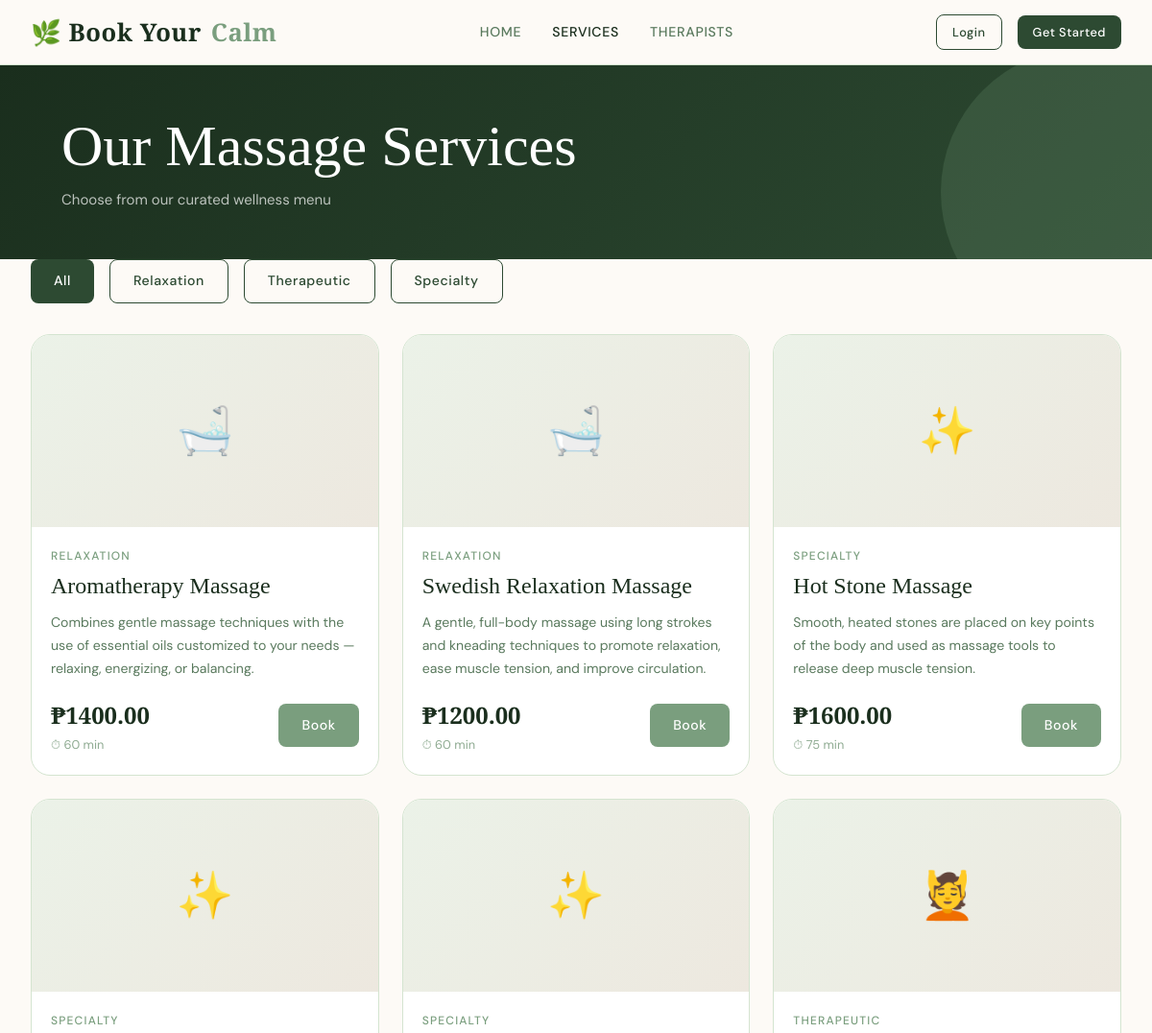
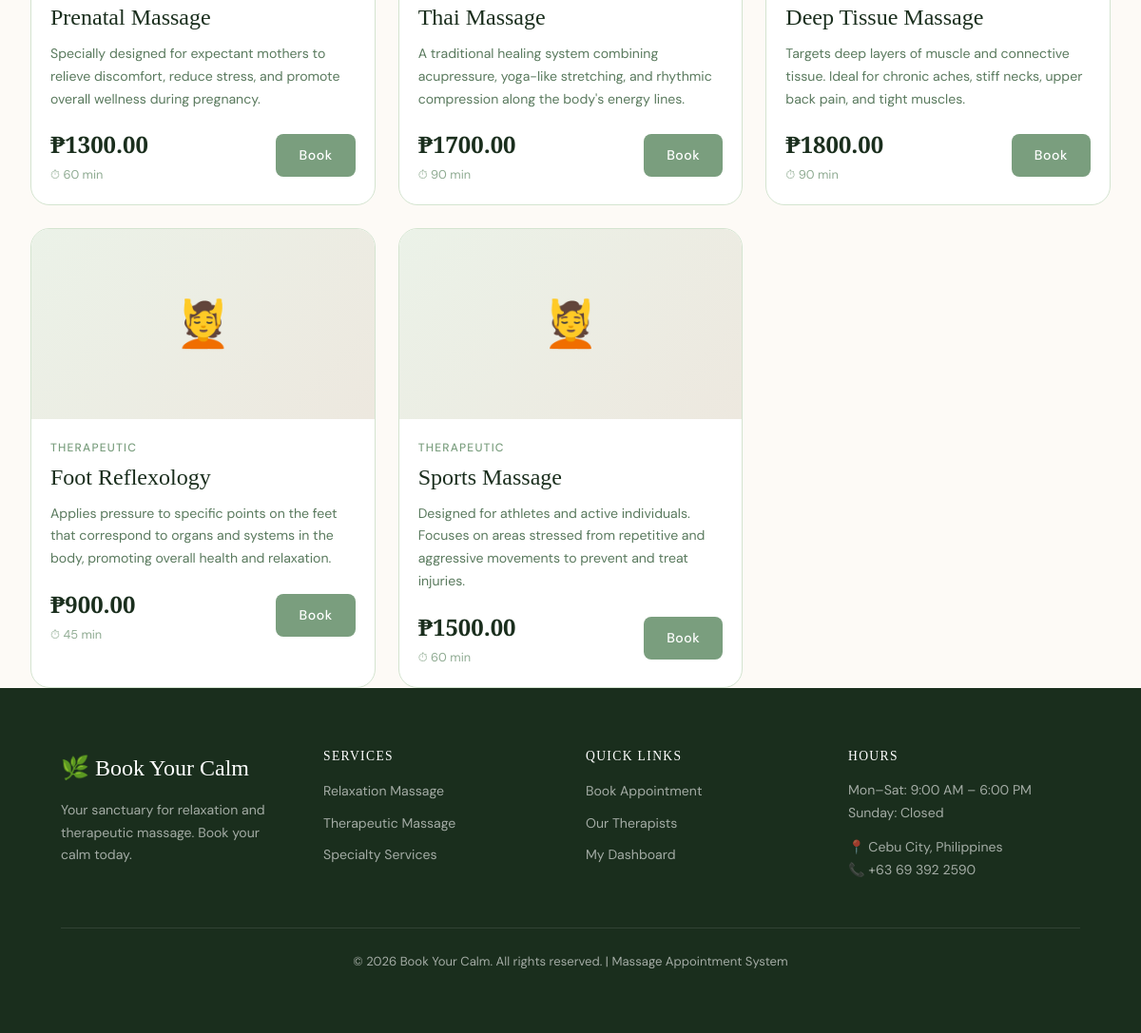
Page /services/ on the committed database (2 pictures, top to bottom).
### appointments/models.py (models this page shows, shortened)
class MassageService(models.Model):
    CATEGORY_CHOICES = [
        ('relaxation', 'Relaxation'),
        ('therapeutic', 'Therapeutic'),
        ('specialty', 'Specialty'),
    ]
    name = models.CharField(max_length=100)
    description = models.TextField()
    duration_minutes = models.PositiveIntegerField()
    price = models.DecimalField(max_digits=8, decimal_places=2)
    category = models.CharField(max_length=20, choices=CATEGORY_CHOICES, default='relaxation')
    image = models.ImageField(upload_to='services/', null=True, blank=True)
    is_active = models.BooleanField(default=True)
    created_at = models.DateTimeField(auto_now_add=True)
    class Meta:
        ordering = ['category', 'name']

### appointments/views.py (the view)
# urls.py: path('services/', views.services_list, name='services'),
def services_list(request):
    category = request.GET.get('category', '')
    services = MassageService.objects.filter(is_active=True)
    if category:
        services = services.filter(category=category)
    return render(request, 'appointments/services.html', {'services': services, 'selected_category': category})

### appointments/context_processors.py (called while the page is built)
def today_date(request):
    return {'today': datetime.date.today()}

### templates/appointments/services.html (shortened to what this page needs)
{% extends 'appointments/base.html' %}
{% block content %}
<div class="page-header">
  <h1>Our Massage Services</h1>
  <p>Choose from our curated wellness menu</p>
</div>
<div class="container section">
  <div style="display:flex; gap:1rem; margin-bottom:2rem; flex-wrap:wrap;">
    <a href="/services/" class="btn {% if not selected_category %}btn-primary{% else %}btn-outline{% endif %}">All</a>
    <a href="/services/?category=relaxation" class="btn {% if selected_category == 'relaxation' %}btn-primary{% else %}btn-outline{% endif %}">Relaxation</a>
    <a href="/services/?category=therapeutic" class="btn {% if selected_category == 'therapeutic' %}btn-primary{% else %}btn-outline{% endif %}">Therapeutic</a>
    <a href="/services/?category=specialty" class="btn {% if selected_category == 'specialty' %}btn-primary{% else %}btn-outline{% endif %}">Specialty</a>
  </div>
  <div class="service-grid">
    {% for service in services %}
    <div class="service-card">
      <div class="service-card-img">
        {% if service.category == 'relaxation' %}🛁{% elif service.category == 'therapeutic' %}💆{% else %}✨{% endif %}
      </div>
      <div class="service-card-body">
        <div class="service-card-category">{{ service.get_category_display }}</div>
        <h3 style="margin:0.25rem 0 0.75rem;">{{ service.name }}</h3>
        <p style="font-size:0.88rem; color:var(--text-secondary); margin-bottom:1rem;">{{ service.description }}</p>
        <div style="display:flex; justify-content:space-between; align-items:center;">
          <div>
            <div class="service-card-price">₱{{ service.price }}</div>
            <div class="service-duration">⏱ {{ service.duration_minutes }} min</div>
          </div>
          <a href="/book/?service={{ service.pk }}" class="btn btn-sage">Book</a>
        </div>
      </div>
    </div>
    {% empty %}
    <div class="empty-state"><h3>No services in this category</h3></div>
    {% endfor %}
  </div>
</div>
{% endblock %}

### templates/appointments/base.html (shortened to what this page needs)
<!DOCTYPE html>
<html lang="en">
<head>
  <link rel="stylesheet" href="/static/css/style.css">
</head>
<body>
<nav class="navbar">
  <a class="navbar-brand" href="/">🌿 Book Your <span>Calm</span></a>
  <ul class="nav-links">
    <li><a href="/">Home</a></li>
    <li><a href="/services/">Services</a></li>
    <li><a href="/therapists/">Therapists</a></li>
  </ul>
  <div class="nav-actions">
    {% if user.is_authenticated %}
      <a href="/notifications/" class="notif-badge" title="Notifications">
        🔔
        {% with unread=user.notifications.filter %}
          {% with count=user.notifications.all|length %}
            {% if count > 0 %}<span class="badge-count">!</span>{% endif %}
          {% endwith %}
        {% endwith %}
      </a>
      {% if user.is_staff %}
        <a href="/admin-panel/" class="btn btn-sm btn-sage">Admin Panel</a>
      {% endif %}
      <a href="/dashboard/" class="btn btn-sm btn-outline">Dashboard</a>
      <a href="/logout/" class="btn btn-sm btn-primary">Logout</a>
    {% else %}
      <a href="/login/" class="btn btn-sm btn-outline">Login</a>
      <a href="/register/" class="btn btn-sm btn-primary">Get Started</a>
    {% endif %}
  </div>
</nav>
{% block content %}{% endblock %}
<footer class="footer">
  <div class="footer-grid">
    <div>
      <div class="footer-brand">🌿 Book Your Calm</div>
      <p style="font-size:0.88rem; max-width:240px;">Your sanctuary for relaxation and therapeutic massage. Book your calm today.</p>
    </div>
    <div>
      <h4>Services</h4>
      <ul>
        <li><a href="/services/?category=relaxation">Relaxation Massage</a></li>
        <li><a href="/services/?category=therapeutic">Therapeutic Massage</a></li>
        <li><a href="/services/?category=specialty">Specialty Services</a></li>
      </ul>
    </div>
    <div>
      <h4>Quick Links</h4>
      <ul>
        <li><a href="/book/">Book Appointment</a></li>
        <li><a href="/therapists/">Our Therapists</a></li>
        <li><a href="/dashboard/">My Dashboard</a></li>
      </ul>
    </div>
    <div>
      <h4>Hours</h4>
      <p style="font-size:0.88rem;">Mon–Sat: 9:00 AM – 6:00 PM<br>Sunday: Closed</p>
      <p style="font-size:0.88rem; margin-top:0.75rem;">📍 Cebu City, Philippines<br>📞 +63 69 392 2590</p>
    </div>
  </div>
  <div class="footer-bottom">
    <p>© 2026 Book Your Calm. All rights reserved. | Massage Appointment System</p>
  </div>
</footer>
</body>
</html>

### rows in the picture
MassageService: category "RELAXATION", name "Aromatherapy Massage", description "Combines gentle massage techniques with the use of essential oils customized to your needs — relaxing, energizing, or balancing.", price "1400.00", duration_minutes "60"
MassageService: category "RELAXATION", name "Swedish Relaxation Massage", description "A gentle, full-body massage using long strokes and kneading techniques to promote relaxation, ease muscle tension, and improve circulation.", price "1200.00", duration_minutes "60"
MassageService: category "SPECIALTY", name "Hot Stone Massage", description "Smooth, heated stones are placed on key points of the body and used as massage tools to release deep muscle tension.", price "1600.00", duration_minutes "75"
MassageService: category "SPECIALTY", name "Prenatal Massage", description "Specially designed for expectant mothers to relieve discomfort, reduce stress, and promote overall wellness during pregnancy.", price "1300.00", duration_minutes "60"
MassageService: category "SPECIALTY", name "Thai Massage", description "A traditional healing system combining acupressure, yoga-like stretching, and rhythmic compression along the body's energy lines.", price "1700.00", duration_minutes "90"
MassageService: category "THERAPEUTIC", name "Deep Tissue Massage", description "Targets deep layers of muscle and connective tissue. Ideal for chronic aches, stiff necks, upper back pain, and tight muscles.", price "1800.00", duration_minutes "90"
MassageService: category "THERAPEUTIC", name "Foot Reflexology", description "Applies pressure to specific points on the feet that correspond to organs and systems in the body, promoting overall health and relaxation.", price "900.00", duration_minutes "45"
MassageService: category "THERAPEUTIC", name "Sports Massage", description "Designed for athletes and active individuals. Focuses on areas stressed from repetitive and aggressive movements to prevent and treat injuries.", price "1500.00", duration_minutes "60"
